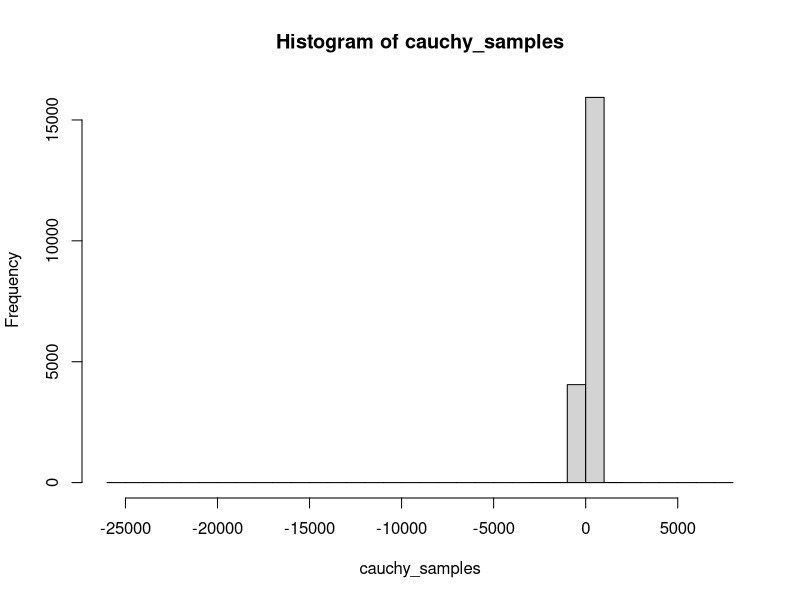
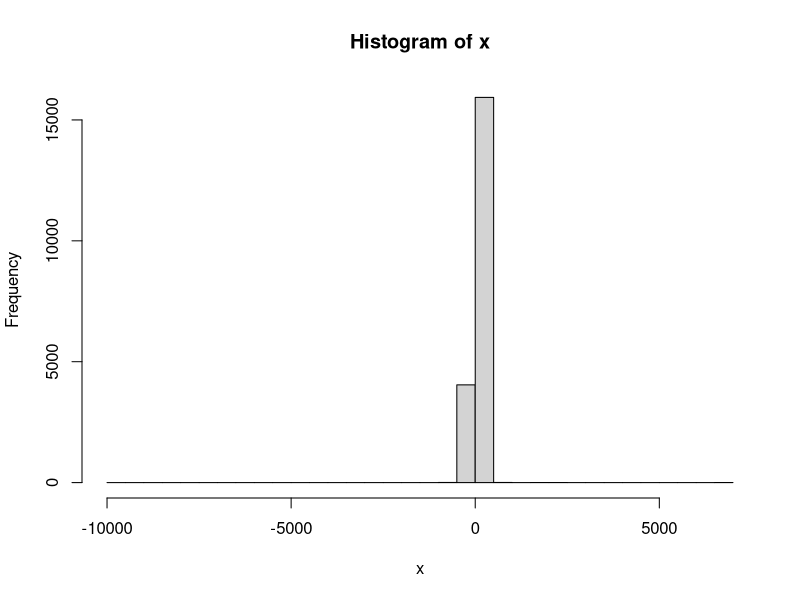
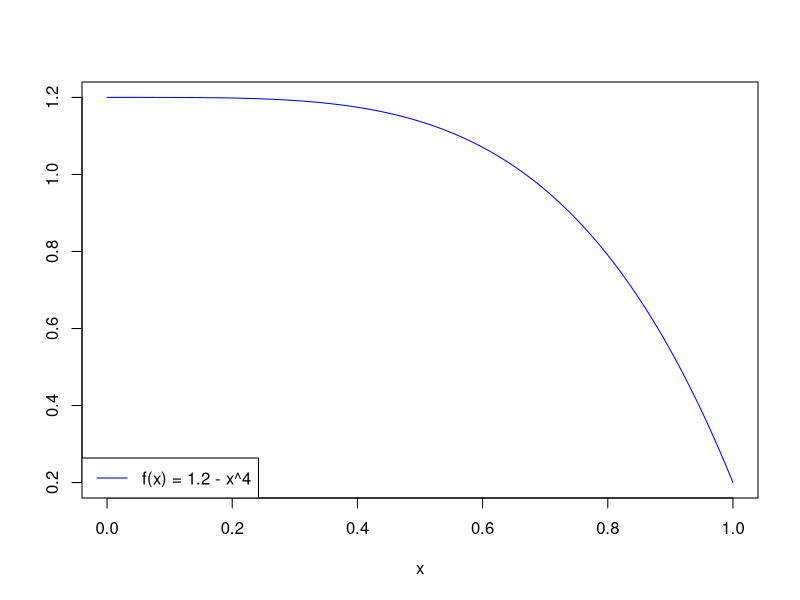
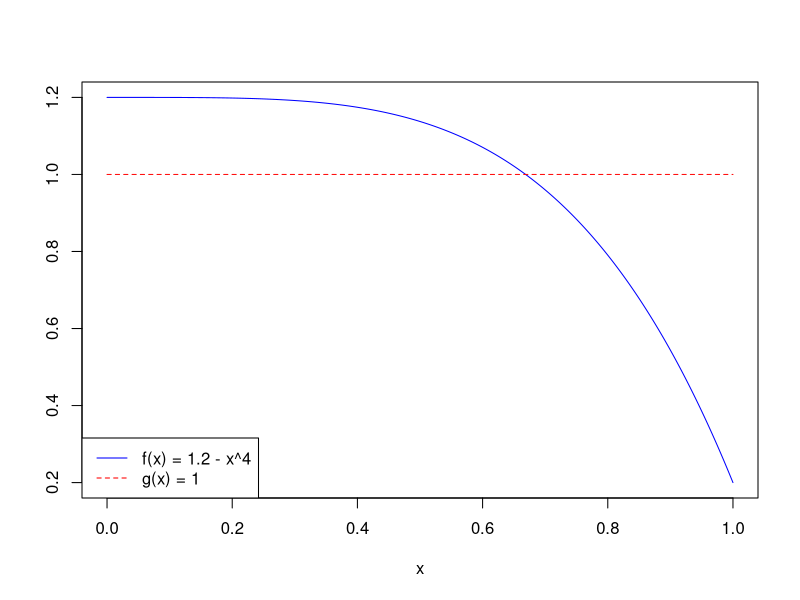
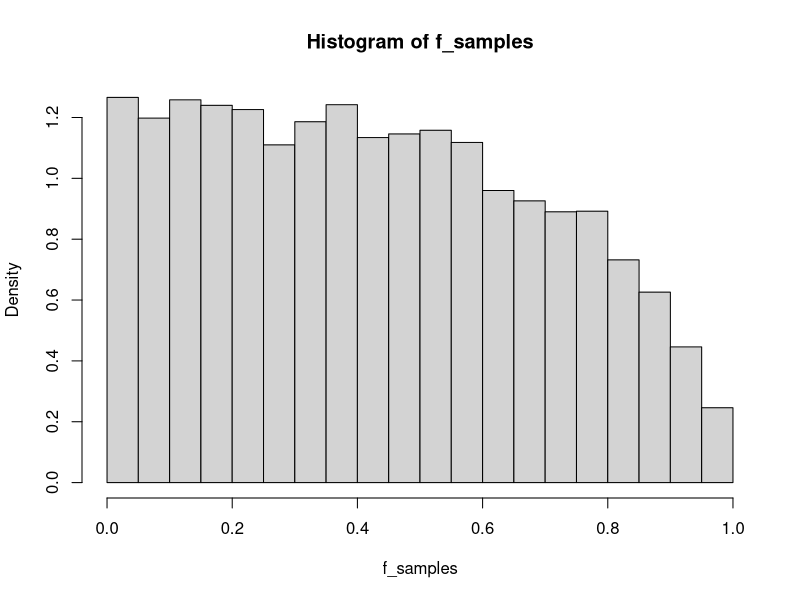

Here is the R script that generated these plots, in order:
## ---- chunk 1
knitr::opts_chunk$set(
  echo = TRUE,
  fig.align = "center",
  warning = FALSE,
  message = FALSE
)
## ---- chunk 2
set.seed(2431)
u <- runif(20000)

t <- 1
s <- 0.75
x <- s * tan(pi *(u - 0.5)) + t
## ---- chunk 3
cauchy_samples <- rcauchy(n = 20000, location = 1, scale = 0.75)
hist(cauchy_samples, breaks = 30)
## ---- chunk 4
hist(x, breaks = 30)
## ---- chunk 5
x <- seq(from = 0, to = 1, length = 1000)
plot(x = x, y = 1.2 - x^4, type = "l", col = "blue", ylab = "")
legend(
  "bottomleft", 
  legend = c("f(x) = 1.2 - x^4"),
  col = c("blue"),
  lty = c(1)
)
## ---- chunk 6
x <- seq(from = 0, to = 1, length = 1000)
plot(x = x, y = 1.2 - x^4, type = "l", col = "blue", lty = 1, ylab = "")
points(x = x, y = rep(1, 1000), type = "l", col = "red", lty = 2)
legend(
  "bottomleft", 
  legend = c("f(x) = 1.2 - x^4", "g(x) = 1"),
  col = c("blue", "red"),
  lty = c(1, 2)
)
## ---- chunk 7
target_n <- 10000

num_iterations <- 0
num_accepted <- 0

M <- 1.2

f_samples <- rep(NA, target_n)

while(num_accepted < target_n & num_iterations < 100000) {
  g_sample <- runif(1)
  u <- runif(1)
  
  if (u <= (1.2 - g_sample^4) / (M * 1)) {
    num_accepted <- num_accepted + 1
    f_samples[num_accepted] <- g_sample
  }
  
  num_iterations <- num_iterations + 1
}

percent_accepted <- 100 * num_accepted / num_iterations
## ---- chunk 8
hist(f_samples, freq = FALSE)
